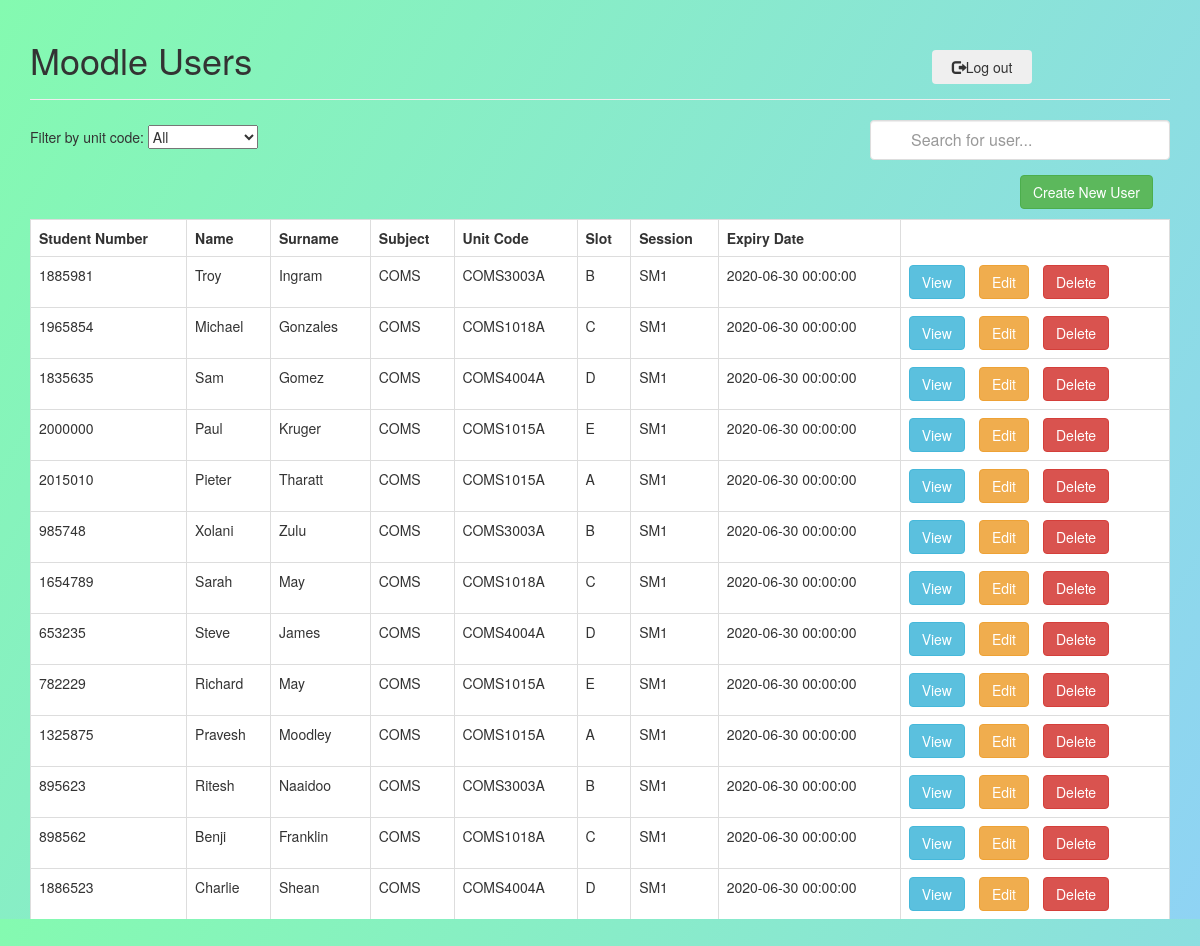
The app's page /src_old/CRUD/Detail.php (signed in) with its own data.
### tables this page shows
CREATE TABLE `enrollments` (
  `id` int NOT NULL AUTO_INCREMENT,
  `studentNo` int NOT NULL,
  `name` varchar(45) NOT NULL,
  `surname` varchar(45) NOT NULL,
  `subject` varchar(45) NOT NULL,
  `unitCode` varchar(45) NOT NULL,
  `session` varchar(3) NOT NULL,
  `classSection` varchar(1) NOT NULL,
  `expiryDate` datetime NOT NULL,
  `status` varchar(45) DEFAULT NULL,
  PRIMARY KEY (`id`)
);

### src_old/CRUD/readRecords.php (the view, shortened to what this page needs)
<?php
include 'database.php';
echo "Filter by unit code: ";
echo "<select id='ClassList' class='selectpicker list' name='ClassList' onChange='changeClasses()'>";
echo"<option selected='selected' name='All'>All</option>";
echo "</select>";
echo  "<div class='topnav'>
       <input class='form-control' id='searchBar' type='text' placeholder='Search for user...' onkeyup='findUser()'>
       <div class='createHold'>";
if ($_SESSION['admin']==1) {
    echo "<button class='btn btn-success' onclick='showCreate()'>Create New User</button></div>
       </div> ";
} else {
    echo "</div>
       </div> ";
}
$data = "SELECT * FROM enrollments";
$stmt = $dbh->prepare($data);
$stmt ->execute();
$numRows = $stmt->rowCount();
if ($numRows>0){
    echo"<div class='scrollit'>";
    echo "<table id='tableData' class='table table-hover table-responsive table-bordered'>";
    echo "<tr>";
    echo "<th>Student Number</th>";
    echo "<th>Name</th>";
    echo "<th>Surname</th>";
    echo "<th>Subject</th>";
    echo "<th>Unit Code</th>";
    echo "<th>Slot</th>";
    echo "<th>Session</th>";
    echo "<th>Expiry Date</th>";
    echo "</tr>";
    while ($row = $stmt->fetch(PDO::FETCH_ASSOC)){
        extract($row);
        echo "<tr>";
        echo "<td>{$row['studentNo']}</td>";
        echo "<td>{$row['name']}</td>";
        echo "<td>{$row['surname']}</td>";
        echo "<td>{$row['subject']}</td>";
        echo "<td>{$row['unitCode']}</td>";
        echo "<td>{$row['classSection']}</td>";
        echo "<td>{$row['session']}</td>";
        echo "<td>{$row['expiryDate']}</td>";
        $user = $row['studentNo'];
        $sub = $row['subject'];
        $code = $row['unitCode'];
        $arr = array($user,$sub);
        $sendVar = json_encode($arr);
        echo "<td>";
        echo "<a href='ReadOne.php?studentNo={$row['studentNo']}' class='btn btn-info m-r-1em'>View</a>";
        if ($_SESSION['admin']==1) {
            echo "<a class='btn btn-warning' href='EditOne.php?studentNo={$user}&unitCode={$code}'>Edit</a>";
            echo "<a onclick='showDelete({$sendVar});' class='btn btn-danger  m-l-1em'>Delete</a>";
        }
        echo "</td>";
        echo "</tr>";
    }
    echo "</table>";
    echo "</div>";
}else{
    echo "<div class='alert alert-danger'>No records found.</div>";
}

### src_old/CRUD/style.css (style rules this page uses)
.m-r-1em { margin-right:1em; }
.m-l-1em { margin-left:1em; }
body { background-image: linear-gradient(120deg, #84fab0 0%, #8fd3f4 100%); }
#tableData { background-color: white; }
#ClassList { margin-top: 5px; }
.scrollit { overflow:auto; overflow-x: hidden; height:700px; margin-top: 70px; }
#searchBar { background-image: url('https://img.icons8.com/color/search'); background-size: 30px 30px; background-position: 1px 2px; height: 40px; padding: 12px 20px 12px 40px; background-repeat: no-repeat; font-size: 16px; border: 1px solid #ddd; }
.topnav { display:inline-block; list-style: none; overflow: hidden; float: right; }
.createHold { padding-top: 15px; padding-left: 150px; }
.form-control { width: 300px; }

### records on screen
enrollments: studentNo "1885981", name "Troy", surname "Ingram", subject "COMS", unitCode "COMS3003A", classSection "B", session "SM1", expiryDate "2020-06-30 00:00:00"
enrollments: studentNo "1965854", name "Michael", surname "Gonzales", subject "COMS", unitCode "COMS1018A", classSection "C", session "SM1", expiryDate "2020-06-30 00:00:00"
enrollments: studentNo "1835635", name "Sam", surname "Gomez", subject "COMS", unitCode "COMS4004A", classSection "D", session "SM1", expiryDate "2020-06-30 00:00:00"
enrollments: studentNo "2000000", name "Paul", surname "Kruger", subject "COMS", unitCode "COMS1015A", classSection "E", session "SM1", expiryDate "2020-06-30 00:00:00"
enrollments: studentNo "2015010", name "Pieter", surname "Tharatt", subject "COMS", unitCode "COMS1015A", classSection "A", session "SM1", expiryDate "2020-06-30 00:00:00"
enrollments: studentNo "985748", name "Xolani", surname "Zulu", subject "COMS", unitCode "COMS3003A", classSection "B", session "SM1", expiryDate "2020-06-30 00:00:00"
enrollments: studentNo "1654789", name "Sarah", surname "May", subject "COMS", unitCode "COMS1018A", classSection "C", session "SM1", expiryDate "2020-06-30 00:00:00"
enrollments: studentNo "653235", name "Steve", surname "James", subject "COMS", unitCode "COMS4004A", classSection "D", session "SM1", expiryDate "2020-06-30 00:00:00"
enrollments: studentNo "782229", name "Richard", surname "May", subject "COMS", unitCode "COMS1015A", classSection "E", session "SM1", expiryDate "2020-06-30 00:00:00"
enrollments: studentNo "1325875", name "Pravesh", surname "Moodley", subject "COMS", unitCode "COMS1015A", classSection "A", session "SM1", expiryDate "2020-06-30 00:00:00"
enrollments: studentNo "895623", name "Ritesh", surname "Naaidoo", subject "COMS", unitCode "COMS3003A", classSection "B", session "SM1", expiryDate "2020-06-30 00:00:00"
enrollments: studentNo "898562", name "Benji", surname "Franklin", subject "COMS", unitCode "COMS1018A", classSection "C", session "SM1", expiryDate "2020-06-30 00:00:00"
enrollments: studentNo "1886523", name "Charlie", surname "Shean", subject "COMS", unitCode "COMS4004A", classSection "D", session "SM1", expiryDate "2020-06-30 00:00:00"
